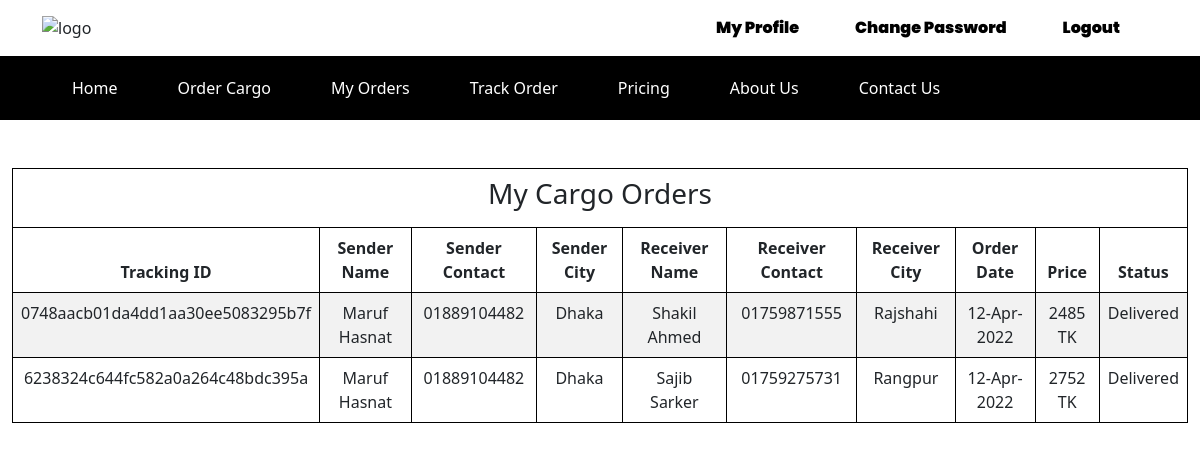
Page /users/myorder.php (signed in) on the committed database.
### tables this page shows
CREATE TABLE `cargo` (
  `id` int(50) NOT NULL,
  `user_id` int(50) NOT NULL,
  `driver_id` int(50) NOT NULL,
  `weight` varchar(20) NOT NULL,
  `volume` varchar(20) NOT NULL,
  `quantity` varchar(20) NOT NULL,
  `date` varchar(50) NOT NULL,
  `sender_name` varchar(50) NOT NULL,
  `sender_email` varchar(50) NOT NULL,
  `sender_contact` varchar(50) NOT NULL,
  `sender_address` varchar(50) NOT NULL,
  `sender_city` varchar(50) NOT NULL,
  `receiver_name` varchar(50) NOT NULL,
  `receiver_email` varchar(50) NOT NULL,
  `receiver_contact` varchar(50) NOT NULL,
  `receiver_address` varchar(50) NOT NULL,
  `receiver_city` varchar(50) NOT NULL,
  `tracking_id` varchar(50) NOT NULL,
  `status` int(50) NOT NULL
);

CREATE TABLE `price` (
  `id` int(50) NOT NULL,
  `user_id` int(50) NOT NULL,
  `cargo_id` int(50) NOT NULL,
  `basic_price` varchar(20) NOT NULL,
  `weight_price` varchar(20) NOT NULL,
  `volume_price` varchar(20) NOT NULL,
  `total_price` varchar(20) NOT NULL
);

CREATE TABLE `tracking` (
  `id` int(50) NOT NULL,
  `user_id` int(50) NOT NULL,
  `tracking_id` varchar(50) NOT NULL,
  `status` varchar(50) NOT NULL,
  `location` varchar(50) NOT NULL,
  `date` varchar(50) NOT NULL
);

### users/myorder.php (the view, shortened to what this page needs)
<?php
    require_once 'header.php';
    $email = $_SESSION['user_login'];
    $data_id = mysqli_query($connect, "SELECT `id` FROM `users` WHERE `email` = '$email'");
    while($rowdata = mysqli_fetch_array($data_id)){
        $user_id = $rowdata['id'];
    }
?>
<div class="basic-price-table">
    <div class="container-fluid">
        <div class="row">
            <div class="col-md-12">
                <table class="table table-bordered table-striped table-hover mt-5 mb-5">
                    <thead>
                        <tr>
                            <td colspan="10">
                                <h3>My Cargo Orders</h3>
                            </td>
                        </tr>
                        <tr>
                            <th scope="col">Tracking ID</th>
                            <th scope="col">Sender Name</th>
                            <th scope="col">Sender Contact</th>
                            <th scope="col">Sender City</th>
                            <th scope="col">Receiver Name</th>
                            <th scope="col">Receiver Contact</th>
                            <th scope="col">Receiver City</th>
                            <th scope="col">Order Date</th>
                            <th scope="col">Price</th>
                            <th scope="col">Status</th>
                        </tr>
                    </thead>
                    <tbody>
                        <?php
                                $result = mysqli_query($connect, "SELECT * FROM `cargo` WHERE `user_id` = '$user_id' ");
                                while($row = mysqli_fetch_assoc($result)){
                                  $cargo_id = $row['id'];
                                  $tracking_id = $row['tracking_id'];
                                ?>
                        <tr>
                            <td><?= $row['tracking_id'] ?></td>
                            <td><?= $row['sender_name'] ?></td>
                            <td><?= $row['sender_contact'] ?></td>
                            <td><?= $row['sender_city'] ?></td>
                            <td><?= $row['receiver_name'] ?></td>
                            <td><?= $row['receiver_contact'] ?></td>
                            <td><?= $row['receiver_city'] ?></td>
                            <td><?= date('d-M-Y', strtotime($row['date'])) ?></td>
                            <?php
                                    $price_result = mysqli_query($connect, "SELECT * FROM `price` WHERE `user_id` = '$user_id' AND `cargo_id` = '$cargo_id' AND `total_price` != '' ");
                                    while($row = mysqli_fetch_assoc($price_result)){
                                        ?>
                            <td><?= $row['total_price'] ?> TK</td>
                            <?php
                                    }
                                $tracking_result = mysqli_query($connect, "SELECT * FROM `tracking` WHERE `user_id` = '$user_id' AND `tracking_id` = '$tracking_id' ");
                                while($row = mysqli_fetch_assoc($tracking_result)){
                                ?>
                            <td><?= ucwords($row['status']) ?></td>
                        </tr>
                        <?php }
                                } ?>
                    </tbody>
                </table>
            </div>
        </div>
    </div>
</div>
</body>
</html>

### css/style.css (style rules this page uses)
table tr, table th, table td { border: 1px solid #000; text-align: center; border-collapse: collapse; }

### rows in the picture
cargo: tracking "0748aacb01da4dd1aa30ee5083295b7f", sender_name "Maruf Hasnat", sender_contact "01889104482", sender_city "Dhaka", receiver_name "Shakil Ahmed", receiver_contact "01759871555", receiver_city "Rajshahi", date "12-Apr-2022"
price: total_price "2485"
tracking: status "Delivered"
cargo: tracking "6238324c644fc582a0a264c48bdc395a", sender_name "Maruf Hasnat", sender_contact "01889104482", sender_city "Dhaka", receiver_name "Sajib Sarker", receiver_contact "01759275731", receiver_city "Rangpur", date "12-Apr-2022"
price: total_price "2752"
tracking: status "Delivered"
